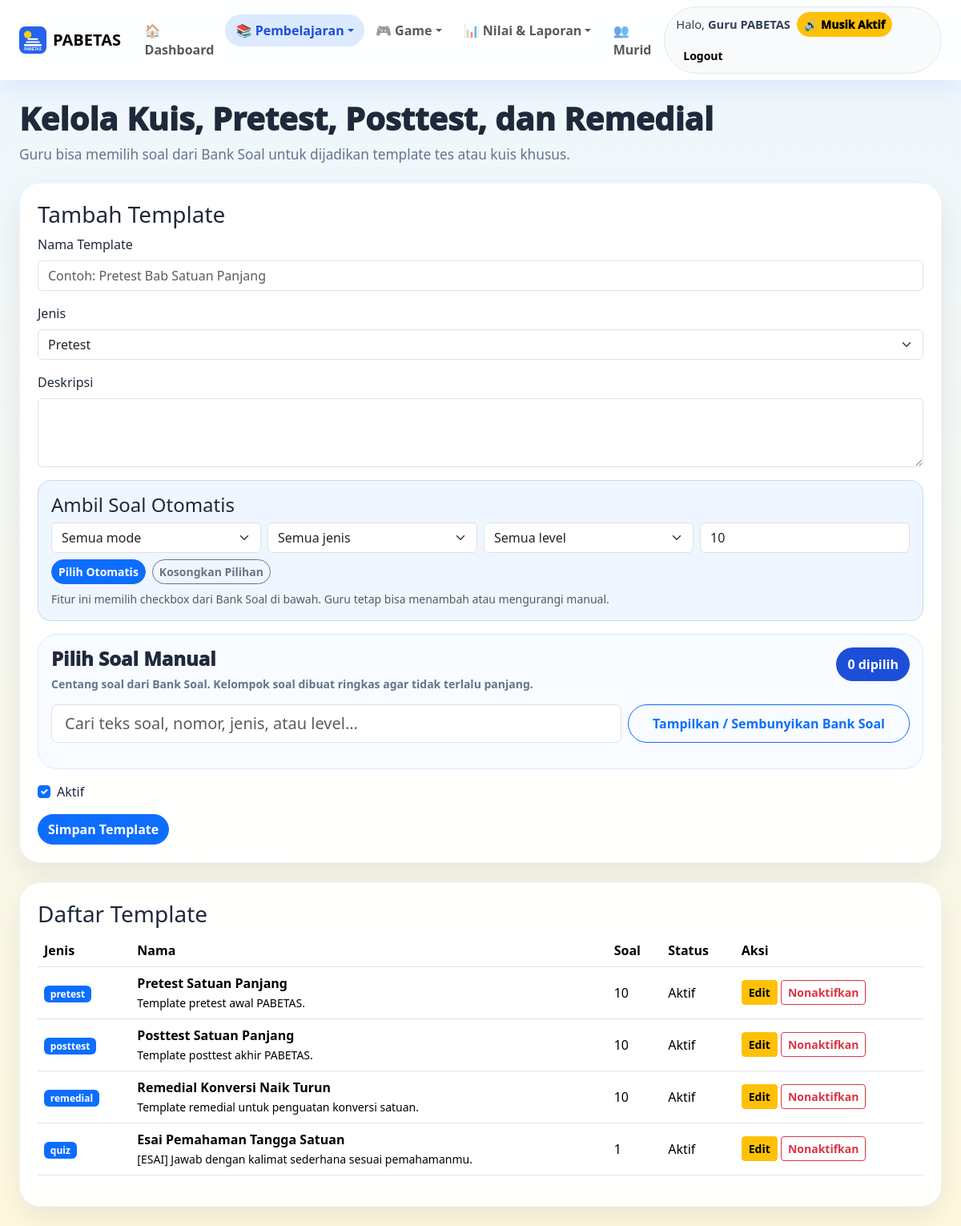
/teacher/quizzes.php (signed in), run on the app's committed database.
### tables this page shows
CREATE TABLE users (
  id INT AUTO_INCREMENT PRIMARY KEY,
  name VARCHAR(120) NOT NULL,
  username VARCHAR(60) NOT NULL UNIQUE,
  password VARCHAR(255) NOT NULL,
  role ENUM('guru','murid') NOT NULL,
  status TINYINT(1) NOT NULL DEFAULT 1,
  avatar_key VARCHAR(40) NOT NULL DEFAULT 'rocket',
  created_at TIMESTAMP DEFAULT CURRENT_TIMESTAMP
);

CREATE TABLE IF NOT EXISTS assessment_templates (
  id INT AUTO_INCREMENT PRIMARY KEY,
  title VARCHAR(150) NOT NULL,
  assessment_type ENUM('pretest','posttest','remedial','quiz') NOT NULL DEFAULT 'quiz',
  description TEXT NULL,
  status TINYINT(1) NOT NULL DEFAULT 1,
  created_by INT NULL,
  created_at TIMESTAMP DEFAULT CURRENT_TIMESTAMP,
  updated_at DATETIME NULL,
  INDEX idx_template_type_status(assessment_type,status),
  CONSTRAINT fk_template_user FOREIGN KEY(created_by) REFERENCES users(id) ON DELETE SET NULL
);

### app/helpers.php (called while the page is built, shortened)
<?php
function e($value) {
    return htmlspecialchars((string)$value, ENT_QUOTES, 'UTF-8');
}
function url($path = '') {
    $base = rtrim(APP_URL, '/');
    $path = ltrim($path, '/');
    return $base . '/' . $path;
}

### app/db.php (called while the page is built)
<?php
function db() {
    static $pdo = null;
    if ($pdo instanceof PDO) {
        return $pdo;
    }
    $dsn = 'mysql:host=' . DB_HOST . ';port=' . DB_PORT . ';dbname=' . DB_NAME . ';charset=' . DB_CHARSET;
    try {
        $pdo = new PDO($dsn, DB_USER, DB_PASS, [
            PDO::ATTR_ERRMODE => PDO::ERRMODE_EXCEPTION,
            PDO::ATTR_DEFAULT_FETCH_MODE => PDO::FETCH_ASSOC,
            PDO::ATTR_EMULATE_PREPARES => false,
        ]);
        return $pdo;
    } catch (PDOException $e) {
        if (defined('APP_DEBUG') && APP_DEBUG) {
            exit('<h2>Koneksi database gagal</h2><p>' . htmlspecialchars($e->getMessage()) . '</p><p>Jalankan <b>/install.php</b> atau import <b>database/pabetas_advanced.sql</b>.</p>');
        }
        exit('Koneksi database gagal. Hubungi administrator.');
    }
}

### app/auth.php (called while the page is built, shortened)
<?php
function current_user() {
    static $user = null;
    if ($user !== null) return $user;
    $stmt = db()->prepare('SELECT id, name, username, role, status, avatar_key FROM users WHERE id=? LIMIT 1');
    $stmt->execute([$_SESSION['user_id']]);
    $user = $stmt->fetch();
    return $user ?: null;
}
function require_login() {
    if (!current_user()) {
        redirect('login.php');
    }
}
function require_role($role) {
    require_login();
}

### public/teacher/quizzes.php (the view, shortened to what this page needs)
<?php
require_once __DIR__ . '/../../app/layout.php';
require_role('guru');
$pdo = db();
$edit = null; $editIds = [];
$templates = $pdo->query('SELECT t.*, COUNT(tq.id) AS total_questions FROM assessment_templates t LEFT JOIN assessment_template_questions tq ON tq.template_id=t.id GROUP BY t.id ORDER BY t.assessment_type ASC, t.id DESC')->fetchAll();
render_header('Kuis dan Tes', 'quizzes');
?>
<div class="page-title"><h1>Kelola Kuis, Pretest, Posttest, dan Remedial</h1><p>Guru bisa memilih soal dari Bank Soal untuk dijadikan template tes atau kuis khusus.</p></div>
<div class="row g-4">
  <div class="col-12"><div class="panel-card quiz-editor-clean"><h3><?= $edit ? 'Edit Template' : 'Tambah Template' ?></h3>
    <form method="post">
      <label class="form-label">Nama Template</label><input class="form-control mb-3" name="title" required value="<?= e($edit['title'] ?? '') ?>" placeholder="Contoh: Pretest Bab Satuan Panjang">
      <label class="form-label">Jenis</label><select class="form-select mb-3" name="assessment_type">
        <?php foreach(['pretest'=>'Pretest','posttest'=>'Posttest','remedial'=>'Remedial','quiz'=>'Kuis Biasa'] as $k=>$v): ?><option value="<?= $k ?>" <?= (($edit['assessment_type'] ?? '')===$k)?'selected':'' ?>><?= $v ?></option><?php endforeach; ?>
      </select>
      <label class="form-label">Deskripsi</label><textarea class="form-control mb-3" name="description" rows="3"><?= e($edit['description'] ?? '') ?></textarea>
      <div class="quiz-auto-picker p-3 rounded-4 bg-light mb-3">
        <h4 class="mb-2">Ambil Soal Otomatis</h4>
        <div class="row g-2 align-items-end">
          <div class="col-lg-3 col-md-6"><select class="form-select" id="autoPickMode"><option value="">Semua mode</option><option value="individu">Individu</option><option value="tim">Tim</option></select></div>
          <div class="col-lg-3 col-md-6"><select class="form-select" id="autoPickType"><option value="">Semua jenis</option></select></div>
          <div class="col-lg-3 col-md-6"><select class="form-select" id="autoPickDifficulty"><option value="">Semua level</option></select></div>
          <div class="col-lg-3 col-md-6"><input type="number" class="form-control" id="autoPickCount" value="10" min="1" max="50" placeholder="Jumlah"></div>
        </div>
        <div class="d-flex gap-2 flex-wrap mt-2">
          <button type="button" class="btn btn-sm btn-primary rounded-pill" id="btnAutoPickQuestions">Pilih Otomatis</button>
          <button type="button" class="btn btn-sm btn-outline-secondary rounded-pill" id="btnClearPickQuestions">Kosongkan Pilihan</button>
        </div>
        <small class="text-muted d-block mt-2">Fitur ini memilih checkbox dari Bank Soal di bawah. Guru tetap bisa menambah atau mengurangi manual.</small>
      </div>
      <div class="manual-picker-card">
        <div class="manual-picker-head">
          <div>
            <h4 class="mb-1">Pilih Soal Manual</h4>
            <small>Centang soal dari Bank Soal. Kelompok soal dibuat ringkas agar tidak terlalu panjang.</small>
          </div>
          <span class="selected-pill"><b id="selectedQuestionCount">0</b> dipilih</span>
        </div>
        <div class="row g-2 mb-3">
          <div class="col-md-8"><input class="form-control form-control-lg" id="questionSearch" type="search" placeholder="Cari teks soal, nomor, jenis, atau level..."></div>
          <div class="col-md-4 d-grid"><button type="button" class="btn btn-outline-primary rounded-pill" data-bs-toggle="collapse" data-bs-target="#manualQuestionCollapse">Tampilkan / Sembunyikan Bank Soal</button></div>
        </div>
      </div>
      <label class="form-check mt-3 mb-3"><input type="checkbox" name="status" class="form-check-input" <?= ($edit ? ((int)$edit['status']===1?'checked':'') : 'checked') ?>> Aktif</label>
      <button class="btn btn-primary rounded-pill">Simpan Template</button>
    </form>
  </div></div>
  <div class="col-12"><div class="panel-card"><h3>Daftar Template</h3><div class="table-responsive"><table class="table align-middle"><thead><tr><th>Jenis</th><th>Nama</th><th>Soal</th><th>Status</th><th>Aksi</th></tr></thead><tbody>
    <?php foreach($templates as $t): ?><tr><td><span class="badge text-bg-primary"><?= e($t['assessment_type']) ?></span></td><td><b><?= e($t['title']) ?></b><br><small><?= e($t['description']) ?></small></td><td><?= (int)$t['total_questions'] ?></td><td><?= (int)$t['status']===1?'Aktif':'Nonaktif' ?></td><td><a class="btn btn-sm btn-warning" href="?edit=<?= (int)$t['id'] ?>">Edit</a> <form class="d-inline" method="post" onsubmit="return confirm('Nonaktifkan template ini?')"><?= csrf_field() ?><input type="hidden" name="action" value="delete_template"><input type="hidden" name="id" value="<?= (int)$t['id'] ?>"><button class="btn btn-sm btn-outline-danger">Nonaktifkan</button></form></td></tr><?php endforeach; ?>
  </tbody></table></div></div></div>
</div>
<?php render_footer(); ?>

### app/layout.php (shortened to what this page needs)
<?php
function nav_active(array $items, string $active): string {
    return in_array($active, $items, true) ? 'active' : '';
}
function sound_context_from_active(string $active, bool $isGuru): string {
    if ($isGuru) {
        if (in_array($active, ['questions','quizzes','essay_sets','grading'], true)) return 'teacher';
        return 'teacher';
    }
    return 'home';
}
function render_header($title, $active = '') {
    $user = current_user();
    $isGuru = $user && $user['role'] === 'guru';
    $soundContext = sound_context_from_active($active, $isGuru);
    ?>
<!doctype html>
<html lang="id">
<head>
    <link href="https://cdn.jsdelivr.net/npm/bootstrap@5.3.3/dist/css/bootstrap.min.css" rel="stylesheet">
    <link rel="stylesheet" href="<?= url('assets/css/style.css?v=9') ?>">
</head>
<body data-sound-context="<?= e($soundContext) ?>">
<nav class="navbar navbar-expand-lg navbar-pabetas sticky-top">
    <div class="container-fluid px-3 px-md-4">
        <a class="navbar-brand fw-black d-flex align-items-center gap-2" href="<?= url($isGuru ? 'teacher/dashboard.php' : 'student/dashboard.php') ?>">
            <img src="<?= url(SCHOOL_LOGO) ?>" class="logo-sm" alt="Logo"> <span>PABETAS</span>
        </a>
        <div class="collapse navbar-collapse" id="navMain">
            <ul class="navbar-nav me-auto mb-2 mb-lg-0 nav-compact">
                <?php if ($isGuru): ?>
                    <li class="nav-item"><a class="nav-link <?= $active==='dashboard'?'active':'' ?>" href="<?= url('teacher/dashboard.php') ?>">🏠 Dashboard</a></li>
                    <li class="nav-item dropdown">
                        <a class="nav-link dropdown-toggle <?= nav_active(['materials','questions','quizzes','essay_sets','learning_flow','reflections'], $active) ?>" href="#" data-bs-toggle="dropdown">📚 Pembelajaran</a>
                    </li>
                    <li class="nav-item dropdown">
                        <a class="nav-link dropdown-toggle <?= nav_active(['rooms','live_games','weekly'], $active) ?>" href="#" data-bs-toggle="dropdown">🎮 Game</a>
                    </li>
                    <li class="nav-item dropdown">
                        <a class="nav-link dropdown-toggle <?= nav_active(['grading','academic','reports'], $active) ?>" href="#" data-bs-toggle="dropdown">📊 Nilai & Laporan</a>
                    </li>
                    <li class="nav-item"><a class="nav-link <?= $active==='students'?'active':'' ?>" href="<?= url('teacher/students.php') ?>">👥 Murid</a></li>
                <?php endif; ?>
            </ul>
            <?php if ($user): ?>
            <div class="nav-user-box">
                <span>Halo, <b><?= e($user['name']) ?></b></span>
                <button type="button" class="btn btn-outline-light btn-sm rounded-pill" id="soundToggle" title="Aktifkan suara">🔊 Suara</button>
                <a class="btn btn-light btn-sm rounded-pill" href="<?= url('logout.php') ?>">Logout</a>
            </div>
            <?php endif; ?>
        </div>
    </div>
</nav>
<main class="container-fluid px-3 px-md-4 py-4">
    <?php
}
function render_footer() {
    ?>
</main>
</body>
</html>
    <?php
}

### public/assets/css/style.css (style rules this page uses)
:root { --blue:#2563eb;--sky:#38bdf8;--yellow:#facc15;--red:#fb7185;--purple:#8b5cf6;--dark:#1e293b;--soft:#f8fafc;--green:#22c55e }
* { box-sizing:border-box }
body { background:linear-gradient(180deg,#eef7ff 0%,#fff8df 100%);font-family:system-ui,-apple-system,BlinkMacSystemFont,"Segoe UI",sans-serif;color:var(--dark);min-height:100vh }
.fw-black { font-weight:900 }
.navbar-pabetas { background:rgba(255,255,255,.9);backdrop-filter:blur(14px);box-shadow:0 8px 30px rgba(37,99,235,.12) }
.navbar-pabetas .nav-link { font-weight:700;border-radius:999px;padding:.5rem .85rem!important }
.navbar-pabetas .nav-link.active,.navbar-pabetas .nav-link:hover { background:#dbeafe;color:#1d4ed8 }
.logo-sm { width:34px;height:34px }
.page-hero h1,.student-hero h1,.page-title h1 { font-weight:1000 }
.page-title { margin-bottom:22px }
.page-title p { color:#64748b;font-size:1.08rem }
.stat-card,.panel-card,.feature-card,.lesson-card,.question-card { background:rgba(255,255,255,.94);border:1px solid rgba(37,99,235,.08);border-radius:26px;padding:22px;box-shadow:0 14px 35px rgba(15,23,42,.08) }
.nav-user-box { display:flex;align-items:center;gap:10px;background:#f8fafc;border:1px solid #e2e8f0;border-radius:999px;padding:6px 8px 6px 14px }
.nav-user-box span { font-size:.92rem;color:#334155 }
.manual-picker-card { border:1px solid #dbeafe;background:#f8fbff;border-radius:24px;padding:16px;margin-bottom:16px }
.manual-picker-head { display:flex;align-items:flex-start;justify-content:space-between;gap:14px;margin-bottom:14px }
.manual-picker-head h4 { font-weight:1000 }
.manual-picker-head small { color:#64748b;font-weight:700 }
.selected-pill { background:#1d4ed8;color:white;border-radius:999px;padding:9px 14px;font-weight:900;white-space:nowrap }
.btn { font-weight:850 }
.nav-user-box { display:flex;align-items:center;gap:.5rem;flex-wrap:wrap }
.lesson-card,.panel-card { overflow-wrap:anywhere }
.quiz-editor-clean .quiz-auto-picker { background:#eff6ff!important;border:1px solid #bfdbfe }
.quiz-editor-clean .manual-picker-card { margin-top:1rem }
#soundToggle { font-weight:1000;white-space:nowrap }
.nav-user-box #soundToggle { min-width:116px }
.option-box,.btn,.role-card,.avatar-choice,.mood-option { transition:transform .16s ease, box-shadow .16s ease, background .16s ease }

### data on the page
users: name "Guru PABETAS"
assessment_templates: assessment_type "pretest", title "Pretest Satuan Panjang", description "Template pretest awal PABETAS.", total_questions "10", status "Aktif"
assessment_templates: assessment_type "posttest", title "Posttest Satuan Panjang", description "Template posttest akhir PABETAS.", total_questions "10", status "Aktif"
assessment_templates: assessment_type "remedial", title "Remedial Konversi Naik Turun", description "Template remedial untuk penguatan konversi satuan.", total_questions "10", status "Aktif"
assessment_templates: assessment_type "quiz", title "Esai Pemahaman Tangga Satuan", description "[ESAI] Jawab dengan kalimat sederhana sesuai pemahamanmu.", total_questions "1", status "Aktif"

### other printed values
form field assessment_type "Pretest"
